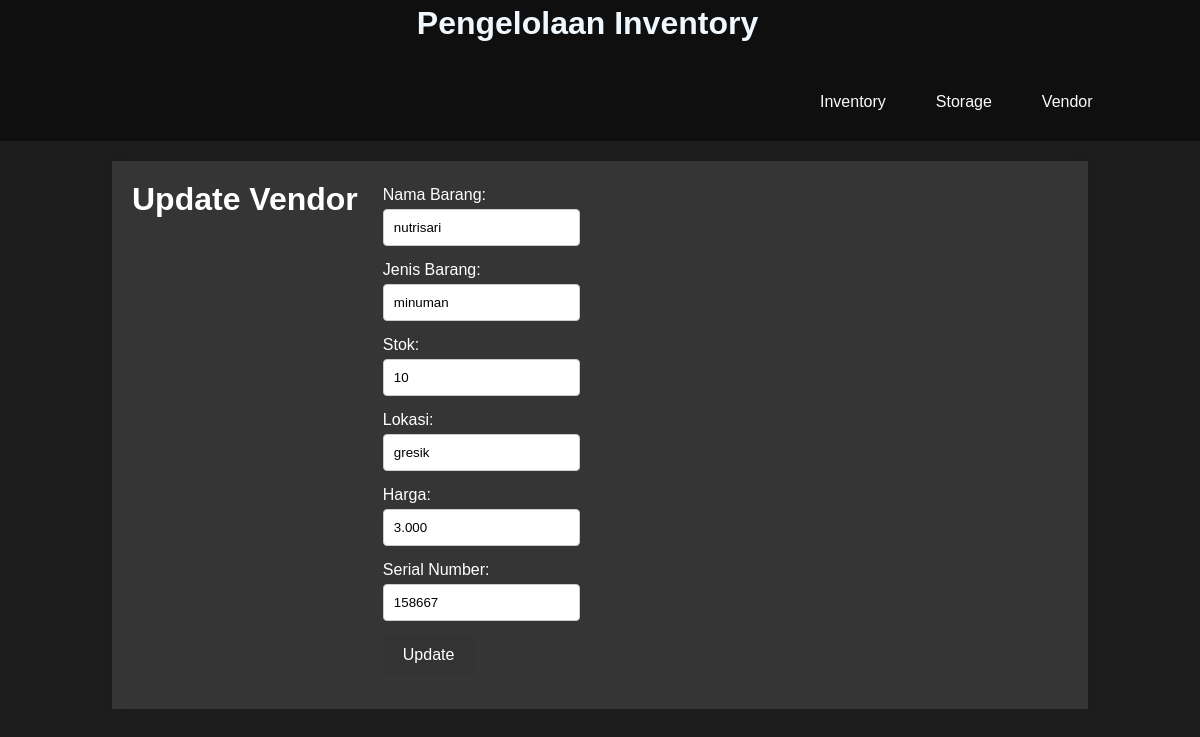
Page /arjunawiraLSP/inventory/update.php?id=83 on the committed database.
### tables this page shows
CREATE TABLE `tb_inv` (
  `id_inv` int(150) NOT NULL,
  `nama_barang` varchar(150) NOT NULL,
  `jenis_barang` varchar(150) NOT NULL,
  `stok` int(150) NOT NULL,
  `lokasi` varchar(150) NOT NULL,
  `harga` varchar(150) NOT NULL,
  `serial_number` varchar(150) NOT NULL
);

### arjunawiraLSP/inventory/update.php (the view, shortened to what this page needs)
<?php
include '../hs.php';
include '../koneksi.php';
if (isset($_GET['id'])) {
    $id = intval($_GET['id']);
    $result = $conn->query("SELECT * FROM tb_inv WHERE id_inv = $id");
    $inv = $result->fetch_assoc();
} else {
    die("Invalid ID");
}
?>
<!DOCTYPE html>
<html lang="en">
<head>
    <link rel="stylesheet" href="../css/tabel.css">
</head>
<body>
    <div class="container">
        <h1>Update Vendor</h1>
        <form method="post" action="">
            <div class="form-group">
                <label for="nama_barang">Nama Barang:</label>
                <input type="text" id="nama_barang" name="nama_barang" value="<?php echo htmlspecialchars($inv['nama_barang']); ?>" required>
            </div>
            <div class="form-group">
                <label for="jenis_barang">Jenis Barang:</label>
                <input type="text" id="jenis_barang" name="jenis_barang" value="<?php echo htmlspecialchars($inv['jenis_barang']); ?>" required>
            </div>
            <div class="form-group">
                <label for="stok">Stok:</label>
                <input type="text" id="stok" name="stok" value="<?php echo htmlspecialchars($inv['stok']); ?>" required>
            </div>
            <div class="form-group">
                <label for="lokasi">Lokasi:</label>
                <input type="text" id="lokasi" name="lokasi" value="<?php echo htmlspecialchars($inv['lokasi']); ?>" required>
            </div>
            <div class="form-group">
                <label for="harga">Harga:</label>
                <input type="text" id="harga" name="harga" value="<?php echo htmlspecialchars($inv['harga']); ?>" required>
            </div>
            <div class="form-group">
                <label for="serial_number">Serial Number:</label>
                <input type="text" id="serial_number" name="serial_number" value="<?php echo htmlspecialchars($inv['serial_number']); ?>" required>
            </div>
            <div class="form-group">
                <input type="submit" name="update" value="Update">
            </div>
        </form>
    </div>
</body>
</html>

### arjunawiraLSP/css/hs.css (style rules this page uses)
body { font-family: Arial, sans-serif; margin: 0; padding: 0; background-color: rgb(29, 29, 29); }
.container { display: flex; }
body { margin: 0; font-family: sans-serif; }

### arjunawiraLSP/css/tabel.css (style rules this page uses)
body { font-family: Arial, sans-serif; background-color: rgb(29, 29, 29); margin: 0; padding: 0; }
h1 { color: #f7f3f3; text-align: center; margin-top: 20px; }
h1 { color: #333; text-align: center; margin-top: 0; }
.form-group { margin-bottom: 15px; }
.form-group label { display: block; margin: 5px 0; }
.form-group input[type="text"] { width: calc(100% - 24px); padding: 10px; border: 1px solid #ccc; border-radius: 4px; }
.form-group input[type="submit"] { background-color: #333; color: #fff; border: none; padding: 10px 20px; cursor: pointer; border-radius: 4px; font-size: 16px; }
.container { width: 78%; margin: 20px auto; padding: 20px; background-color: rgb(54, 53, 53); box-shadow: 0 0 10px rgba(0, 0, 0, 0.1); color: #fff }

### arjunawiraLSP/inventory/update.php (style rules this page uses)
body { font-family: Arial, sans-serif; background-color: rgb(29, 29, 29); color: #333; margin: 0; padding: 0; }
.container { width: 78%; margin: 20px auto; padding: 20px; background-color: rgb(54, 53, 53); box-shadow: 0 0 10px rgba(0, 0, 0, 0.1); color: #fff; }
h1 { color: white; text-align: center; margin-top: 0; margin-right: 25px; }
.form-group { margin-bottom: 15px; }
.form-group label { display: block; margin: 5px 0; }
.form-group input[type="text"] { width: calc(100% - 24px); padding: 10px; border: 1px solid #ccc; border-radius: 4px; }
.form-group input[type="submit"] { background-color: #333; color: #fff; border: none; padding: 10px 20px; cursor: pointer; border-radius: 4px; font-size: 16px; }

### rows in the picture
tb_inv: nama_barang "nutrisari", jenis_barang "minuman", stok "10", lokasi "gresik", harga "3.000", serial_number "158667"
